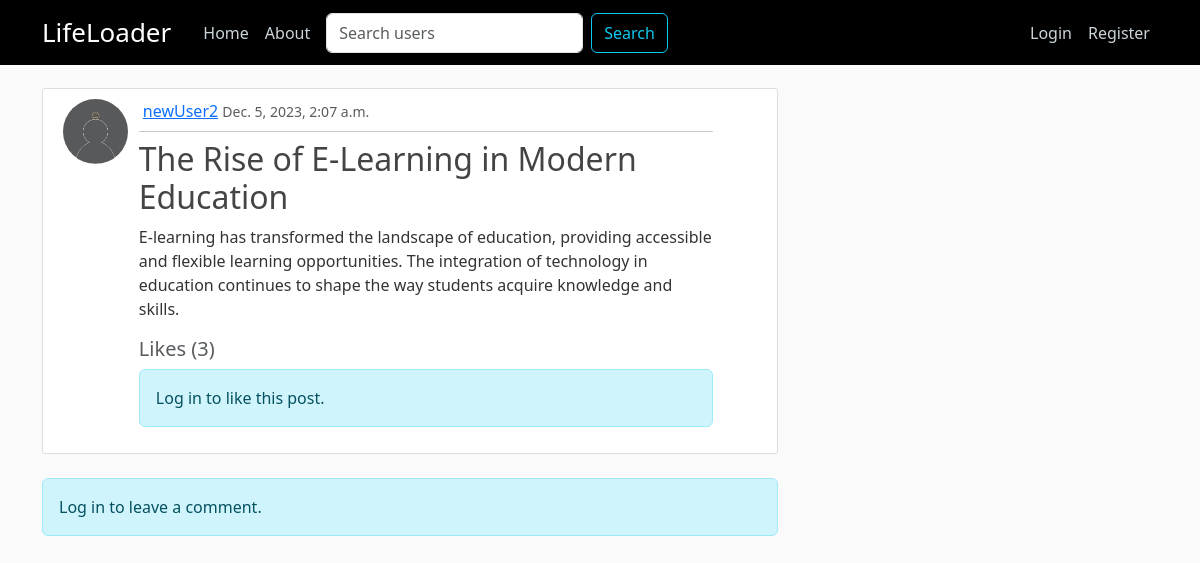
Page /post/40/ on the committed database.
### social_net/models.py (models this page shows, shortened)
class Post(models.Model):
    author = models.ForeignKey(User, on_delete=models.CASCADE)
    title = models.CharField(max_length=150)
    content = models.TextField()
    date_created = models.DateTimeField(default=timezone.now)
    likes = models.ManyToManyField(
        User, related_name='post_likes', through='Like')
    comments = models.ManyToManyField(
        User, related_name='post_comments', through='Comment')

### users/models.py (models this page shows, shortened)
class Profile(models.Model):
    user = models.OneToOneField(User, on_delete=models.CASCADE)
    bio = models.TextField(null=True)
    profile_pic = models.ImageField(
        default='default.jpg', upload_to='profile_pics')

### social_net/views.py (the view)
# urls.py: path('post/<int:pk>/', views.PostDetailView.as_view(),
class PostDetailView(DetailView):
    model = Post
    context_object_name = 'post'
    def get_context_data(self, **kwargs):
        context = super().get_context_data(**kwargs)
        context['comment_form'] = CommentForm()
        return context
    def post(self, request, *args, **kwargs):
        """ Handles the HTTP POST request to add a comment to the post."""
        self.object = self.get_object()
        form = CommentForm(request.POST)
        if form.is_valid():
            comment = form.save(commit=False)
            comment.user = self.request.user
            comment.post = self.object
            comment.save()
            return redirect('LifeLoader-post_detail', self.object.id)
        return self.render_to_response(self.get_context_data())

### social_net/forms.py
class CommentForm(forms.ModelForm):
    class Meta:
        model = Comment
        fields = ['content']
        widgets = {
            'content': forms.Textarea(attrs={'rows': 3, 'cols': 40}),
        }

### social_net/templates/social_net/post_detail.html (shortened to what this page needs)
{% extends "social_net/base_temp.html" %}
{% load crispy_forms_tags %}
{% load static %}
{% block content %}
<article class="media content-section">
    <div class="row">
        <div class="col-md-1">
            <img class="rounded-circle article-img" src="{{ post.author.profile.profile_pic.url }}"
                alt="post's author profile picture">
        </div>
        <div class="col-md-10 ms-3">
            <div class="media-body">
                <div class="d-flex justify-content-between align-items-center">
                    <div>
                        <a class="ms-1" href="{% url 'LifeLoader-view_profile' post.author %}">{{ post.author }}</a>
                        <small class="text-muted">{{ post.date_created }}</small>
                    </div>
                </div>
                <hr class="my-2">
                <h2 class="article-title"> {{ post.title }}</h2>
                <p class="article-content">{{ post.content }}</p>
                <h5 class="text-muted">
                    Likes (<span class="likes-count me-20">{{ post.likes.count }}</span>)
                </h5>
                {% if user.is_authenticated %}
                {% if user in post.likes.all %}
                <button class="like-btn hidden" data-post-id="{{ post.id }}" data-is-liked="false">Like</button>
                <button class="unlike-btn" data-post-id="{{ post.id }}" data-is-liked="true">Unlike</button>
                {% else %}
                <button class="unlike-btn hidden" data-post-id="{{ post.id }}" data-is-liked="true">Unlike</button>
                <button class="like-btn" data-post-id="{{ post.id }}" data-is-liked="false">Like</button>
                {% endif %}
                {% else %}
                <p class="alert alert-info">Log in to like this post.</p>
                {% endif %}
            </div>
        </div>
    </div>
</article>
<div class="comments-section mt-4">
    {% if user.is_authenticated %}
    <h3 class="text-muted">Add a Comment</h3>
    <form method="post" action="{% url 'LifeLoader-post_detail' pk=post.pk %}">
        {% csrf_token %}
        {{ comment_form|crispy|safe }}
        <button type="submit" class="btn btn-primary">Post Comment</button>
    </form>
    {% else %}
    <p class="alert alert-info">Log in to leave a comment.</p>
    {% endif %}
</div>
{% endblock content %}

### social_net/templates/social_net/base_temp.html (shortened to what this page needs)
{% load static %}
<!DOCTYPE html>
<html lang="en">
<head>
  <link href="https://cdn.jsdelivr.net/npm/bootstrap@5.3.2/dist/css/bootstrap.min.css" rel="stylesheet"
>
  <link rel="stylesheet" type="text/css" href="{% static 'social_net/css/main.css' %}">
  <link href='https://unpkg.com/boxicons@2.1.4/css/boxicons.min.css' rel='stylesheet'>
</head>
<body>
  <header class="site-header">
    <nav class="navbar navbar-expand-md navbar-dark bg-black fixed-top">
      <div class="container">
        <a class="navbar-brand me-4" style="font-size: 26px;" href="{% url 'LifeLoader-home' %}">LifeLoader</a>
        <div class="collapse navbar-collapse" id="navbarToggle">
          <div class="navbar-nav me-auto">
            <a class="nav-item nav-link" href="{% url 'LifeLoader-home' %}">Home</a>
            <a class="nav-item nav-link" href="{% url 'LifeLoader-about' %}">About</a>
            <form id="user-search-form" method="post" action="{% url 'LifeLoader-user_search' %}" class="d-flex">
              <input type="text" name="username" class="form-control ms-2 me-2" placeholder="Search users"
                aria-label="Search">
              <button type="submit" class="btn btn-outline-info">Search</button>
            </form>
          </div>
          <div class="navbar-nav ms-auto">
            {% if user.is_authenticated %}
            <a class="nav-item nav-link" href="{% url 'LifeLoader-post_create' %}">Write</a>
            <a class="nav-item nav-link" href="{% url 'LifeLoader-profile' %}">Profile</a>
            <a class="nav-item nav-link" href="{% url 'LifeLoader-logout' %}">Logout</a>
            {% else %}
            <a class="nav-item nav-link" href="{% url 'LifeLoader-login' %}">Login</a>
            <a class="nav-item nav-link" href="{% url 'LifeLoader-register' %}">Register</a>
            {% endif %}
          </div>
        </div>
      </div>
    </nav>
  </header>
  <main role="main" class="container Home_body">
    <div class="row">
      <div class="col-md-8 mt-2">
        {% block content %}{% endblock %}
      </div>
    </div>
  </main>
</body>
</html>

### social_net/static/social_net/css/main.css (style rules this page uses)
body { background: #fafafa; color: #333333; margin-top: 0; }
.Home_body { margin-top: 5em; }
h1, h2, h3, h4, h5, h6 { color: #444444; }
.site-header .navbar-nav .nav-link { color: #cbd5db; }
.content-section { background: #ffffff; padding: 10px 20px; border: 1px solid #dddddd; border-radius: 3px; margin-bottom: 20px; }
.article-title { color: #444444; text-decoration: none; }
.article-content { white-space: pre-line; }
.article-img { height: 65px; width: 65px; margin-right: 16px; }

### rows in the picture
Post: author.profile.profile_pic (placeholder picture), author "newUser2", date_created "Dec. 5, 2023, 2:07 a.m.", title "The Rise of E-Learning in Modern Education", content "E-learning has transformed the landscape of education, providing accessible and flexible learning opportunities. The integration of technology in education continues to shape the way students acquire knowledge and skills.", likes.count "3"
